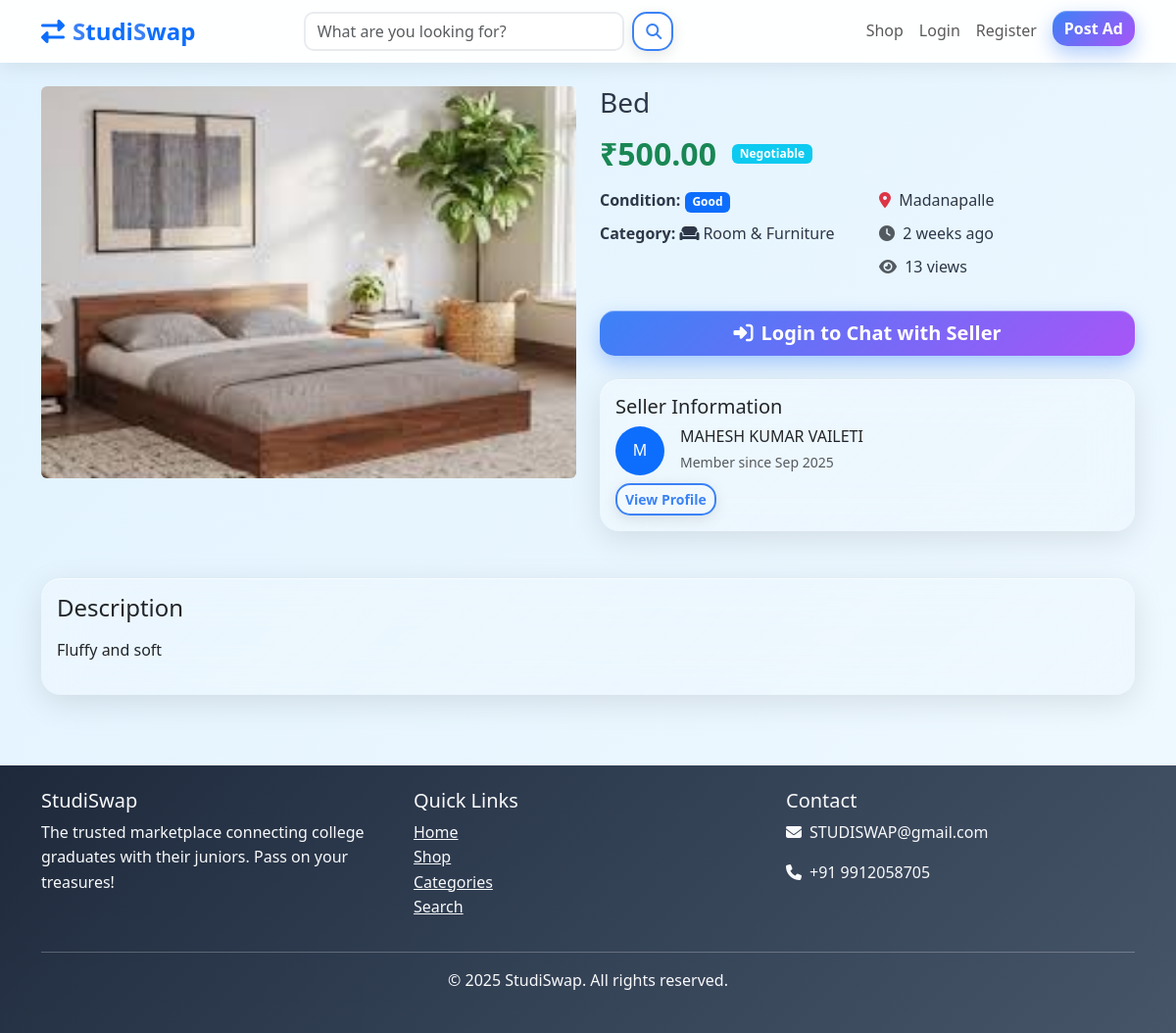
Screenshot of /product/bed/ with the database file from the repository.
### products/models.py (models this page shows, shortened)
class ProductImage(models.Model):
    product = models.ForeignKey(Product, on_delete=models.CASCADE, related_name='images')
    image = models.ImageField(upload_to='products/')
    alt_text = models.CharField(max_length=200, blank=True)
    is_primary = models.BooleanField(default=False)
    created_at = models.DateTimeField(auto_now_add=True)
    class Meta:
        ordering = ['-is_primary', 'created_at']

class Product(models.Model):
    CONDITION_CHOICES = [
        ('new', 'New'),
        ('like_new', 'Like New'),
        ('good', 'Good'),
        ('fair', 'Fair'),
        ('poor', 'Poor'),
    ]
    STATUS_CHOICES = [
        ('active', 'Active'),
        ('sold', 'Sold'),
        ('inactive', 'Inactive'),
    ]
    title = models.CharField(max_length=200)
    slug = models.SlugField(max_length=200, unique=True, blank=True)
    description = models.TextField()
    price = models.DecimalField(max_digits=10, decimal_places=2)
    category = models.ForeignKey(Category, on_delete=models.CASCADE, related_name='products')
    condition = models.CharField(max_length=20, choices=CONDITION_CHOICES, default='good')
    seller = models.ForeignKey(User, on_delete=models.CASCADE, related_name='products')
    status = models.CharField(max_length=20, choices=STATUS_CHOICES, default='active')
    city = models.CharField(max_length=100)
    state = models.CharField(max_length=100, blank=True)
    country = models.CharField(max_length=100, default='India')
    brand = models.CharField(max_length=100, blank=True)
    model = models.CharField(max_length=100, blank=True)
    is_negotiable = models.BooleanField(default=True)
    is_featured = models.BooleanField(default=False)
    created_at = models.DateTimeField(auto_now_add=True)
    updated_at = models.DateTimeField(auto_now=True)
    views_count = models.PositiveIntegerField(default=0)
    class Meta:
        ordering = ['-created_at']
        indexes = [
            models.Index(fields=['-created_at']),
            models.Index(fields=['status']),
            models.Index(fields=['category']),
            models.Index(fields=['city']),
        ]
    def save(self, *args, **kwargs):
        if not self.slug:
            self.slug = slugify(self.title)
        super().save(*args, **kwargs)
    def increment_views(self):
        self.views_count += 1
        self.save(update_fields=['views_count'])

### categories/models.py (models this page shows, shortened)
class Category(models.Model):
    name = models.CharField(max_length=100, unique=True)
    slug = models.SlugField(max_length=100, unique=True)
    description = models.TextField(blank=True)
    icon = models.CharField(max_length=50, default='fas fa-tag', help_text='Font Awesome icon class (e.g., fas fa-book)')
    image = models.ImageField(upload_to='categories/', blank=True, null=True)
    parent = models.ForeignKey('self', on_delete=models.CASCADE, blank=True, null=True, related_name='subcategories')
    is_active = models.BooleanField(default=True)
    created_at = models.DateTimeField(auto_now_add=True)
    updated_at = models.DateTimeField(auto_now=True)
    class Meta:
        verbose_name_plural = "Categories"
        ordering = ['name']

### accounts/models.py (models this page shows, shortened)
class UserProfile(models.Model):
    GRADUATION_STATUS_CHOICES = [
        ('current', 'Current Student'),
        ('recent', 'Recent Graduate (0-2 years)'),
        ('alumni', 'Alumni (2+ years)'),
    ]
    user = models.OneToOneField(User, on_delete=models.CASCADE, related_name='profile')
    phone = models.CharField(max_length=15, blank=True)
    address = models.TextField(blank=True)
    city = models.CharField(max_length=100, blank=True)
    state = models.CharField(max_length=100, blank=True)
    country = models.CharField(max_length=100, blank=True)
    postal_code = models.CharField(max_length=10, blank=True)
    profile_image = models.ImageField(upload_to='profiles/', blank=True, null=True)
    date_of_birth = models.DateField(blank=True, null=True)
    is_verified = models.BooleanField(default=False)
    college_name = models.CharField(max_length=200, blank=True, help_text="Name of your college/university")
    graduation_year = models.PositiveIntegerField(blank=True, null=True, help_text="Year of graduation")
    course = models.CharField(max_length=100, blank=True, help_text="Your course/degree (e.g., B.Tech CSE, MBA, etc.)")
    graduation_status = models.CharField(max_length=20, choices=GRADUATION_STATUS_CHOICES, default='current')
    created_at = models.DateTimeField(auto_now_add=True)
    updated_at = models.DateTimeField(auto_now=True)
    @property
    def full_name(self):
        return f"{self.user.first_name} {self.user.last_name}".strip() or self.user.username

### products/views.py (the view)
# urls.py: path('product/<slug:slug>/', views.ProductDetailView.as_view(), name='product_detail'),
class ProductDetailView(DetailView):
    model = Product
    template_name = 'products/product_detail.html'
    context_object_name = 'product'
    def get_object(self):
        product = get_object_or_404(Product, slug=self.kwargs['slug'])
        product.increment_views()
        return product
    def get_context_data(self, **kwargs):
        context = super().get_context_data(**kwargs)
        product = self.get_object()
        context['related_products'] = Product.objects.filter(
            category=product.category,
            status='active'
        ).exclude(id=product.id).order_by('-created_at')[:6]
        if self.request.user.is_authenticated:
            context['in_wishlist'] = Wishlist.objects.filter(
                user=self.request.user,
                product=product
            ).exists()
        else:
            context['in_wishlist'] = False
        return context

### templates/products/product_detail.html (shortened to what this page needs)
{% extends 'base.html' %}
{% load static %}
{% load crispy_forms_tags %}
{% block content %}
  <div class="container py-4">
    <div class="row">
      <div class="col-lg-6 mb-4">
        {% if product.images.all %}
          <div id="productCarousel" class="carousel slide" data-bs-ride="carousel">
            <div class="carousel-inner rounded">
              {% for image in product.images.all %}
                <div class="carousel-item {% if forloop.first %}active{% endif %}">
                  <img src="{{ image.image.url }}" class="d-block w-100" alt="{{ product.title }}" style="height: 400px; object-fit: cover;" />
                </div>
              {% endfor %}
            </div>
          </div>
        {% else %}
          <div class="bg-light rounded d-flex align-items-center justify-content-center" style="height: 400px;">
            <i class="fas fa-image text-muted" style="font-size: 5rem;"></i>
          </div>
        {% endif %}
      </div>
      <div class="col-lg-6">
        <div class="sticky-top" style="top: 100px;">
          <h1 class="h3 mb-3">{{ product.title }}</h1>
          <div class="d-flex align-items-center mb-3">
            <h2 class="text-success fw-bold mb-0 me-3">₹{{ product.price }}</h2>
            {% if product.is_negotiable %}
              <span class="badge bg-info">Negotiable</span>
            {% endif %}
          </div>
          <div class="row mb-4">
            <div class="col-sm-6">
              <p class="mb-2">
                <strong>Condition:</strong>
                <span class="badge bg-primary">{{ product.get_condition_display }}</span>
              </p>
              <p class="mb-2">
                <strong>Category:</strong> <i class="{{ product.category.icon }} me-1"></i>{{ product.category.name }}
              </p>
            </div>
            <div class="col-sm-6">
              <p class="mb-2">
                <i class="fas fa-map-marker-alt text-danger me-1"></i>
                {{ product.city }}
              </p>
              <p class="mb-2">
                <i class="fas fa-clock text-muted me-1"></i>
                {{ product.created_at|timesince }} ago
              </p>
              <p class="mb-2">
                <i class="fas fa-eye text-muted me-1"></i>
                {{ product.views_count }} views
              </p>
            </div>
          </div>
          <div class="d-grid gap-2 mb-4">
            {% if user.is_authenticated %}
              {% if user != product.seller %}
                <a href="{% url 'chat:start_conversation' product.id %}" class="btn btn-success btn-lg"><i class="fas fa-comment-dots me-2"></i>Chat with Seller</a>
                {% if in_wishlist %}
                  <form method="post" action="{% url 'products:remove_from_wishlist' product.id %}">
                    {% csrf_token %}
                    <button class="btn btn-outline-danger"><i class="fas fa-heart me-2"></i>Remove from Wishlist</button>
                  </form>
                {% else %}
                  <form method="post" action="{% url 'products:add_to_wishlist' product.id %}">
                    {% csrf_token %}
                    <button class="btn btn-outline-primary"><i class="far fa-heart me-2"></i>Add to Wishlist</button>
                  </form>
                {% endif %}
              {% else %}
                <a href="{% url 'products:product_edit' product.slug %}" class="btn btn-warning"><i class="fas fa-edit me-2"></i>Edit Product</a>
              {% endif %}
            {% else %}
              <a href="{% url 'accounts:login' %}" class="btn btn-primary btn-lg"><i class="fas fa-sign-in-alt me-2"></i>Login to Chat with Seller</a>
            {% endif %}
          </div>
          <div class="card border-0">
            <div class="card-body">
              <h5 class="card-title">Seller Information</h5>
              <div class="d-flex align-items-center">
                {% if product.seller.profile.profile_image %}
                  <img src="{{ product.seller.profile.profile_image.url }}" class="rounded-circle me-3" width="50" height="50" />
                {% else %}
                  <div class="bg-primary text-white rounded-circle d-flex align-items-center justify-content-center me-3" style="width: 50px; height: 50px;">{{ product.seller.first_name|first|default:product.seller.username|first }}</div>
                {% endif %}
                <div>
                  <h6 class="mb-1">{{ product.seller.profile.full_name }}</h6>
                  <small class="text-muted">Member since {{ product.seller.date_joined|date:'M Y' }}</small>
                </div>
              </div>
              <a href="{% url 'accounts:public_profile' product.seller.username %}" class="btn btn-sm btn-outline-primary mt-2">View Profile</a>
            </div>
          </div>
        </div>
      </div>
    </div>
    <div class="row mt-5">
      <div class="col-12">
        <div class="card border-0">
          <div class="card-body">
            <h4 class="card-title">Description</h4>
            <p class="card-text">{{ product.description|linebreaks }}</p>
          </div>
        </div>
      </div>
    </div>
  </div>
{% endblock %}

### static/css/style.css (style rules this page uses)
body { font-family: "Segoe UI", Tahoma, Geneva, Verdana, sans-serif; line-height: 1.6; color: #2d3748; overflow-x: hidden; background: linear-gradient(135deg, #e0f2fe 0%, #f0f9ff 25%, #fef3c7 50%, #fed7aa 75%, #fce7f3 100%); background-size: 400% 400%; background-attachment: fixed; animation: gradientFlow 20s ease infinite; min-height: 100vh; }
* { transition: all 0.3s ease; }
.card { transition: all 0.4s cubic-bezier(0.175, 0.885, 0.32, 1.275); border-radius: 20px; animation: fadeInUp 0.6s ease-out; background: linear-gradient(135deg, rgba(255, 255, 255, 0.25) 0%, rgba(255, 255, 255, 0.1) 100%); backdrop-filter: blur(20px); border: 2px solid rgba(255, 255, 255, 0.4); box-shadow: 0 8px 32px rgba(0, 0, 0, 0.1), inset 0 1px 0 rgba(255, 255, 255, 0.6); position: relative; overflow: hidden; }
.card::before { content: ''; position: absolute; top: 0; left: -100%; width: 100%; height: 100%; background: linear-gradient(90deg, transparent, rgba(255, 255, 255, 0.3), transparent); transition: left 0.6s ease; }
.btn { border-radius: 15px; font-weight: 600; transition: all 0.3s cubic-bezier(0.175, 0.885, 0.32, 1.275); position: relative; overflow: hidden; z-index: 1; }
.btn::before { content: ''; position: absolute; top: 50%; left: 50%; width: 0; height: 0; border-radius: 50%; background: rgba(255, 255, 255, 0.3); transform: translate(-50%, -50%); transition: width 0.6s, height 0.6s; z-index: -1; }
.btn-primary { background: linear-gradient(135deg, #3b82f6 0%, #a855f7 100%); border: none; box-shadow: 0 8px 20px rgba(59, 130, 246, 0.4), inset 0 1px 0 rgba(255, 255, 255, 0.3); }
.btn-outline-primary { border: 2px solid #3b82f6; color: #3b82f6; background: linear-gradient(135deg, rgba(255, 255, 255, 0.2) 0%, rgba(255, 255, 255, 0.05) 100%); backdrop-filter: blur(10px); box-shadow: 0 4px 15px rgba(0, 0, 0, 0.1), inset 0 1px 0 rgba(255, 255, 255, 0.3); }
i { transition: all 0.3s ease; }
.card:nth-child(1) { animation-delay: 0.1s; }
.card:nth-child(5) { animation-delay: 0.5s; }
html { scroll-behavior: smooth; }

### templates/base.html (style rules this page uses)
body { animation: fadeIn 0.5s ease-in; }

### rows the page displays
ProductImage: image (picture)
Product: title "Bed", price "500.00", condition "Good", category.name "Room & Furniture", city "Madanapalle", created_at "2 weeks", views_count "13", seller.first_name|first "M", seller.profile.full_name "MAHESH KUMAR VAILETI", seller.date_joined "Sep 2025", description "Fluffy and soft"
